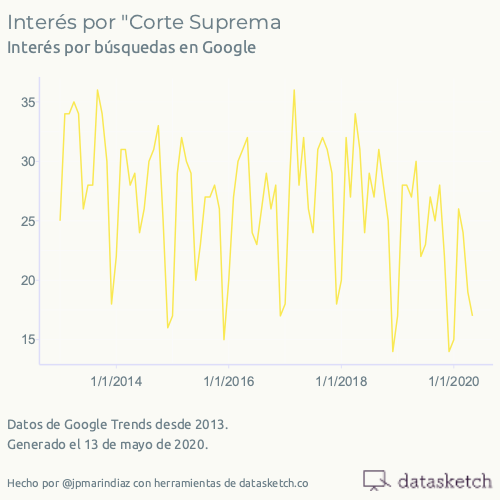

This chart was generated by the following R code:

library(gtrendsR)
# Paquetes experimentales de Datasketch http://datasketch.co
library(ggmagic) # devtools::install_github("datasketch/ggmagic")
library(paletero) # devtools::install_github("datasketch/paletero")

# Get Data
res <- gtrends("Corte Suprema", geo = "CO", time = "all")

time <- res$interest_over_time
# write_csv(time, "scripts/2020-05-13/corte-suprema.csv")
# Save data

x <- read_csv("scripts/2020-05-13/corte-suprema.csv")
x <- x %>% select(date, hits) %>% filter(date > "2012-12-31")

x$date <- as.character(x$date)

opts <- list(
  title = 'Interés por "Corte Suprema',
  subtitle = "Interés por búsquedas en Google",
  ver_title = " ",
  hor_title = " ",
  format_dat_sample = "Abr 24 2010",
  text_size = 12,
  label_wrap = 30,
  axis_text_size = 10,
  # palette_colors = pal,
  branding_include = TRUE,
  logo = NULL,
  caption = "Datos de Google Trends desde 2013. <br>Generado el 13 de mayo de 2020.",
  branding_text = "Hecho por @jpmarindiaz con herramientas de datasketch.co"
)
gg <- gg_line_DatNum(x, opts = opts)

gg
#ggsave("scripts/2020-05-12/atenidos.png", width = 5, height = 5)
save_ggmagic(gg, "scripts/2020-05-13/corte-suprema.png", width = 5, height = 5)


opts$branding_include <- FALSE
gg <- gg_line_DatNum(x, opts = opts)
gg


library(ggforce)

gg + geom_mark_ellipse(aes(fill = a, filter = (a == "2019-10-01"),
                           label = "hola"),
                           # description = "This is something"),
                       show.legend = FALSE)
add_branding_bar(gg, opts$theme)
